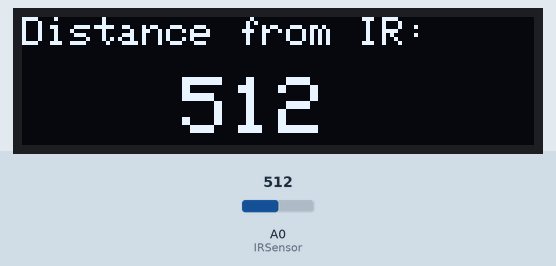
A sketch run on a simulated Arduino Uno, built with avr-gcc and run on an emulated ATmega328P. On the bench: 128×32 one-colour display. The inputs (shaded band) are chosen by the test bench; at power-on: A0 (IRSensor) = 512.

Above: at 2.8 s.
2.9 s: A0 (IRSensor) set to 716
At 5.2 s:
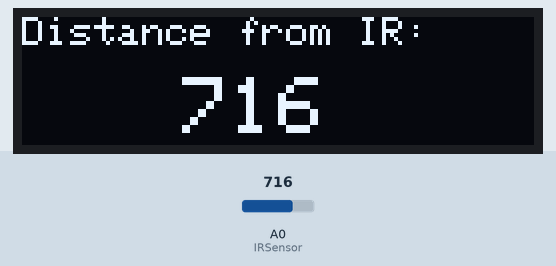
5.6 s: A0 (IRSensor) set to 900
At 6.4 s:
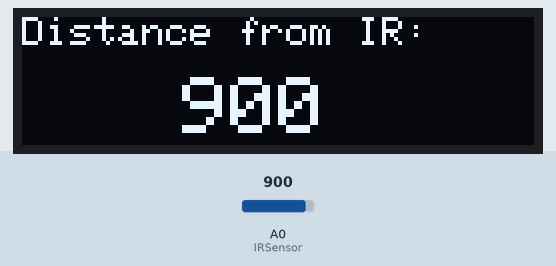
8.3 s: A0 (IRSensor) set to 1023
At 10.6 s:
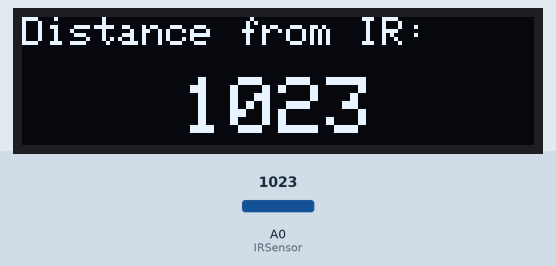
Timing chart, 0 to 12.1 s (numbered marks = the images above; inputs shaded):
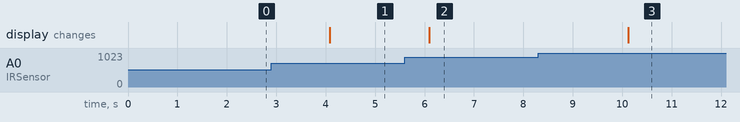

The sketch:

OLED.ino
```cpp
#include <Wire.h>
#include <Adafruit_GFX.h>
#include <Adafruit_SSD1306.h>
Adafruit_SSD1306 display(128,32,&Wire,-1); //pixel,pixel,pass address to know sda and scl , reset pin (there's no reset pin so will make it = -1)

#define IRSensor A0 // connect ir sensor module to Arduino pin A0

void setup()
{
  // SSD1306_SWITCHCAPVCC = generate display voltage from 3.3V internall
  display.begin(SSD1306_SWITCHCAPVCC, 0x3C); //0x3c is the display address
}

void loop()
{
  int sensorStatus = analogRead(IRSensor);


  display.clearDisplay(); // Clear the display

  display.setTextSize(1); // set size of the Text (take from 1-8)
  display.setTextColor(WHITE);
  display.setCursor(0,0); // Bt7dd t7ot el text fein
  display.println("Distance from IR: ");

  display.setTextSize(2); // set size of the Text (take from 1-8)
  display.setTextColor(WHITE);//Ayo it can take colors Gamed
  display.setCursor(40,15); // Bt7dd t7ot el text fein
  display.println(sensorStatus);
  display.display(); //To display
  delay(2000);

}
```

Measured:
- after the input at 2.9 s, the display: changes after 1.2 s (image 1)
- after the input at 5.6 s, the display: changes after 0.49 s (image 2)
- after the input at 8.3 s, the display: changes after 1.8 s (image 3)
